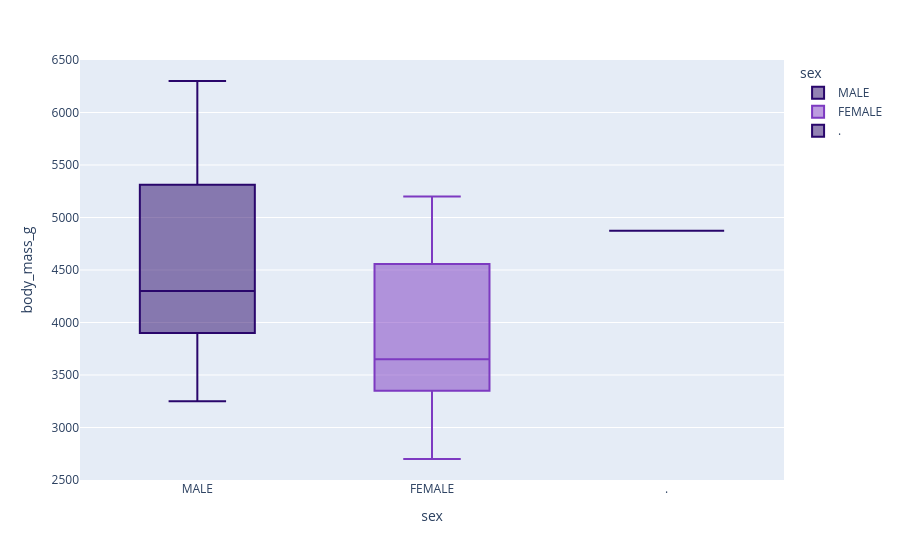
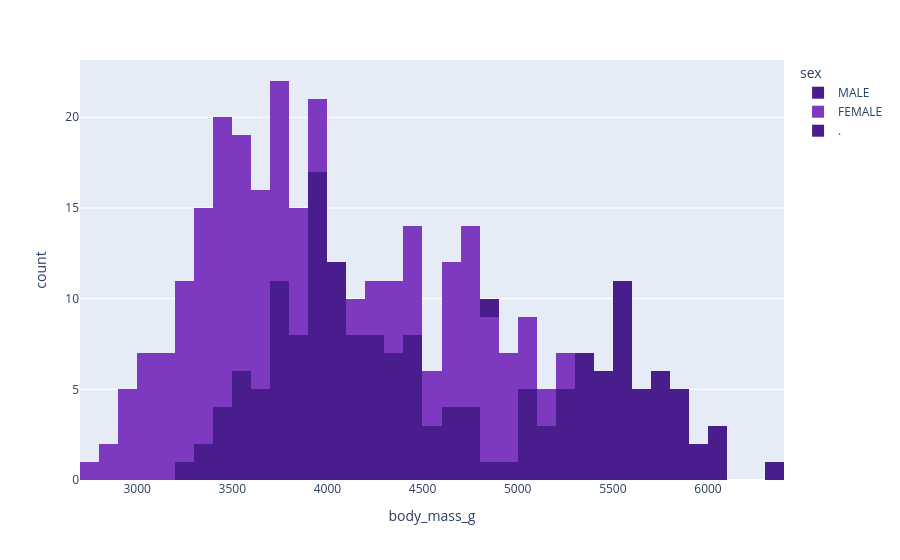

Here is the notebook cell these charts were saved with, in order:
### Markdown cell above
> **Nhận xét:**

* Giá trị ngoại lai cực đoan (Extreme Outliers):
    * Tại biểu đồ Box plot: Có thể thấy một điểm dữ liệu ở nhóm MALE vọt lên tới giá trị 5000. Trong thực tế, cánh chim cánh cụt (flipper length) thường chỉ dao động từ 170mm đến 230mm. Giá trị 5000mm (5 mét) là phi lý, có thể do lỗi nhập liệu (thừa số 0 hoặc nhầm đơn vị đo).
    * Cũng tại nhóm MALE, có một điểm dữ liệu nằm dưới mức 0 (khoảng -100 hoặc -200). Chiều dài cánh không thể là số âm.
* Dữ liệu rác/Lỗi nhãn (Dirty Labels):
    * Ở trục hoành (x-axis) của cả hai biểu đồ, ngoài MALE và FEMALE, xuất hiện một nhãn là dấu chấm .. Đây là dữ liệu bị lỗi, có thể do thiếu thông tin giới tính nhưng được điền bằng ký tự đặc biệt thay vì để trống (NaN).

### Code cell
fig = px.box(data_frame=data, x='sex',y='body_mass_g', 
color='sex', color_discrete_sequence=['#29066B','#7D3AC1','#EB548C'], orientation='v') 
fig.show()

fig = px.histogram(data_frame=data, x='body_mass_g', 
           color='sex', 
           color_discrete_sequence=['#491D8B','#7D3AC1','#EB548C'], 
           nbins=50) 
fig.show()

### Figure 1 — Plotly figure (JSON) as saved in the notebook; plotly's stock layout.template omitted (floating-point values rounded to 4 significant figures; data arrays with more than 128 entries replaced by an {"elided": "..."} marker saying what was removed)
{"data": [{"alignmentgroup": "True", "hovertemplate": "sex=%{x}<br>body_mass_g=%{y}<extra></extra>", "legendgroup": "MALE", "marker": {"color": "#29066B"}, "name": "MALE", "notched": false, "offsetgroup": "MALE", "orientation": "v", "showlegend": true, "type": "box", "x": {"elided": "169 str values"}, "x0": " ", "xaxis": "x", "y": {"elided": "169 float values"}, "y0": " ", "yaxis": "y"}, {"alignmentgroup": "True", "hovertemplate": "sex=%{x}<br>body_mass_g=%{y}<extra></extra>", "legendgroup": "FEMALE", "marker": {"color": "#7D3AC1"}, "name": "FEMALE", "notched": false, "offsetgroup": "FEMALE", "orientation": "v", "showlegend": true, "type": "box", "x": {"elided": "165 str values"}, "x0": " ", "xaxis": "x", "y": {"elided": "165 float values"}, "y0": " ", "yaxis": "y"}, {"alignmentgroup": "True", "hovertemplate": "sex=%{x}<br>body_mass_g=%{y}<extra></extra>", "legendgroup": ".", "marker": {"color": "#29066B"}, "name": ".", "notched": false, "offsetgroup": ".", "orientation": "v", "showlegend": true, "type": "box", "x": ["."], "x0": " ", "xaxis": "x", "y": [4875.0], "y0": " ", "yaxis": "y"}], "layout": {"boxmode": "overlay", "legend": {"title": {"text": "sex"}, "tracegroupgap": 0}, "margin": {"t": 60}, "xaxis": {"anchor": "y", "categoryarray": ["MALE", "FEMALE", null, "."], "categoryorder": "array", "domain": [0, 1], "title": {"text": "sex"}}, "yaxis": {"anchor": "x", "domain": [0, 1], "title": {"text": "body_mass_g"}}}}

### Figure 2 — Plotly figure (JSON) as saved in the notebook; plotly's stock layout.template omitted (floating-point values rounded to 4 significant figures; data arrays with more than 128 entries replaced by an {"elided": "..."} marker saying what was removed)
{"data": [{"bingroup": "x", "hovertemplate": "sex=MALE<br>body_mass_g=%{x}<br>count=%{y}<extra></extra>", "legendgroup": "MALE", "marker": {"color": "#491D8B", "pattern": {"shape": ""}}, "name": "MALE", "nbinsx": 50, "orientation": "v", "showlegend": true, "type": "histogram", "x": {"elided": "169 float values"}, "xaxis": "x", "yaxis": "y"}, {"bingroup": "x", "hovertemplate": "sex=FEMALE<br>body_mass_g=%{x}<br>count=%{y}<extra></extra>", "legendgroup": "FEMALE", "marker": {"color": "#7D3AC1", "pattern": {"shape": ""}}, "name": "FEMALE", "nbinsx": 50, "orientation": "v", "showlegend": true, "type": "histogram", "x": {"elided": "165 float values"}, "xaxis": "x", "yaxis": "y"}, {"bingroup": "x", "hovertemplate": "sex=.<br>body_mass_g=%{x}<br>count=%{y}<extra></extra>", "legendgroup": ".", "marker": {"color": "#491D8B", "pattern": {"shape": ""}}, "name": ".", "nbinsx": 50, "orientation": "v", "showlegend": true, "type": "histogram", "x": [4875.0], "xaxis": "x", "yaxis": "y"}], "layout": {"barmode": "relative", "legend": {"title": {"text": "sex"}, "tracegroupgap": 0}, "margin": {"t": 60}, "xaxis": {"anchor": "y", "domain": [0, 1], "title": {"text": "body_mass_g"}}, "yaxis": {"anchor": "x", "domain": [0, 1], "title": {"text": "count"}}}}
